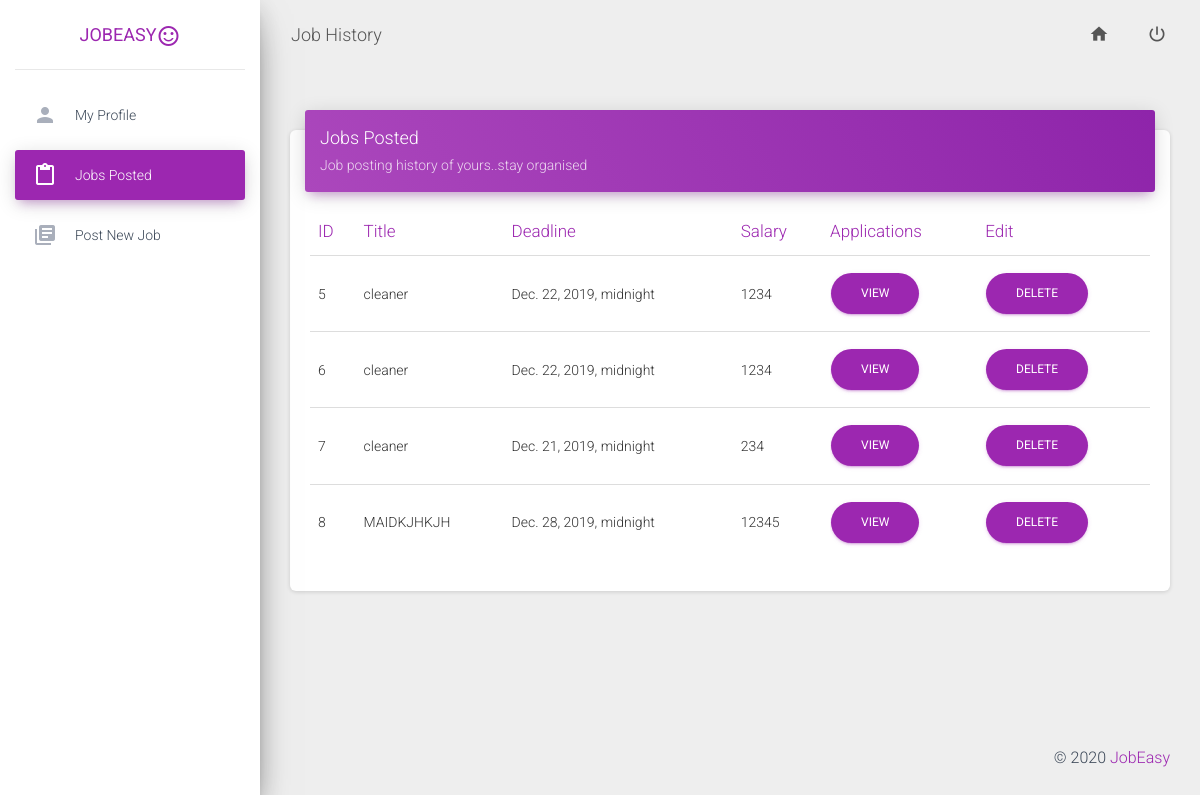
Page /employer/view_jobs/ (signed in) on the committed database.
### job_easy/models.py (models this page shows)
class job(models.Model):
    user = models.ForeignKey(User, on_delete=models.CASCADE, related_name='job_user')
    post_date = models.DateTimeField(auto_now_add=True, blank=True)
    last_date = models.DateTimeField(blank=True)
    job_title = models.TextField(null=True)
    job_type = models.CharField(max_length=150)
    job_details_requirements = models.TextField(blank=True)
    job_address = models.TextField(null=True)
    job_salary = models.CharField(max_length=50,blank=True)
    job_other_details = models.TextField(blank=True)
    job_terms_and_conditions = models.TextField(blank=True)

### employer_app/views.py (the view)
# urls.py: path('employer/view_jobs/', emp_job_listing, name='emp_job_listing'),
def emp_job_listing(request):
    job_posts=job.objects.filter(user=request.user).order_by('post_date')
    return render(request, 'Jobs_posted.html', {'job_posts': job_posts} )

### job_easy/templates/Jobs_posted.html (shortened to what this page needs)
{% load static %}
<!DOCTYPE html>
<html lang="en">
<head>
  <link rel="stylesheet" href="https://maxcdn.bootstrapcdn.com/font-awesome/latest/css/font-awesome.min.css">
  <link href="{% static 'css/material-dashboard.css' %}" rel="stylesheet" />
</head>
<body class="">
  <div class="wrapper ">
    <div class="sidebar" data-color="purple" data-background-color="white" data-image="../static/assets/img/dashboard_employer_imgs/sidebar.jpg">
      <div class="logo">
        <a href="" class="simple-text logo-normal text-primary">
          JobEasy<i class="material-icons ">sentiment_satisfied_alt</i>
        </a>
      </div>
      <div class="sidebar-wrapper">
        <ul class="nav">
         <li class="nav-item  ">
            <a class="nav-link" href="http://127.0.0.1:8000/employer_profile/">
              <i class="material-icons">person</i>
              <p>My Profile</p>
            </a>
          </li>
          <li class="nav-item active">
            <a class="nav-link" href="{% url 'employer_app:emp_job_listing' %}">
              <i class="material-icons">content_paste</i>
              <p>Jobs posted</p>
            </a>
          </li>
          <li class="nav-item ">
            <a class="nav-link" href="{% url 'employer_app:add_job_post' %}">
              <i class="material-icons">library_books</i>
              <p>Post New Job</p>
            </a>
          </li>
        </ul>
      </div>
    </div>
    <div class="main-panel">
      <nav class="navbar navbar-expand-lg navbar-transparent navbar-absolute fixed-top ">
        <div class="container-fluid">
          <div class="navbar-wrapper">
            <a class="navbar-brand" href="#">Job History</a>
          </div>
          <div class="collapse navbar-collapse justify-content-end">
            <ul class="navbar-nav">
              <li class="nav-item">
                <a class="nav-link" href="http://127.0.0.1:8000/employer/home/">
                  <i class="material-icons">home</i>
                </a>
              </li>
              <li class="nav-item dropdown">
                <a class="nav-link" href="http://127.0.0.1:8000/home/logout/">
                  <i class="material-icons">power_settings_new</i>
                </a>
              </li>
            </ul>
          </div>
        </div>
      </nav>
      <div class="content">
        <div class="container-fluid">
          <div class="row">
            <div class="col-md-12">
              <form class="card">
                <div class="card-header card-header-primary">
                  <h4 class="card-title ">Jobs Posted</h4>
                  <p class="card-category"> Job posting history of yours..stay organised</p>
                </div>
                <div class="card-body">
                    <table class="table table-hover">
                      <thead class=" text-primary">
                        <th>
                          ID
                        </th>
                        <th>
                          Title
                        </th>
                        <th>
                          Deadline
                        </th>
                        <th>
                          Salary
                        </th>
                        <th>
                          Applications
                        </th>
                        <th>
                          Edit
                        </th>
                      </thead>
                      {% for job_post in job_posts %}
                        <form>
                          <td>
                            {{ job_post.id }}
                          </td>
                          <td>
                            {{ job_post.job_title }}
                          </td>
                          <td>
                            {{ job_post.last_date }}
                          </td>
                          <td>
                            {{ job_post.job_salary }}
                          </td>
                        </form>
                            <td>
                                <form class="table-responsive" method="post" action="{% url 'employer_app:applicants_page' %}">
                               <button type="submit" name="applicants" value="{{ job_post.id }}" class="btn btn-primary btn-round">View</button>
                                </form>
                          </td>
                          <td >
                              <form method="post" action="{% url "employer_app:job_delete"%}">
                              <button type="submit" name="delete" value="{{ job_post.id }}" class="btn btn-primary btn-round ">Delete</button>
                                </form>
                          </td>
                        {% endfor %}
                    </table>
                  </div>
                </div>
              </div>
            </div>
          </div>
        </div>
      </div>
      <footer class="footer fixed-bottom">
        <div class="container-fluid">
          <div class="copyright float-right">
            &copy;
            <a href="https://www.creative-tim.com" target="_blank">JobEasy</a>
          </div>
        </div>
      </footer>
</body>
</html>

### rows in the picture
job: id "5", job_title "cleaner", last_date "Dec. 22, 2019, midnight", job_salary "1234"
job: id "6", job_title "cleaner", last_date "Dec. 22, 2019, midnight", job_salary "1234"
job: id "7", job_title "cleaner", last_date "Dec. 21, 2019, midnight", job_salary "234"
job: id "8", job_title "MAIDKJHKJH", last_date "Dec. 28, 2019, midnight", job_salary "12345"
